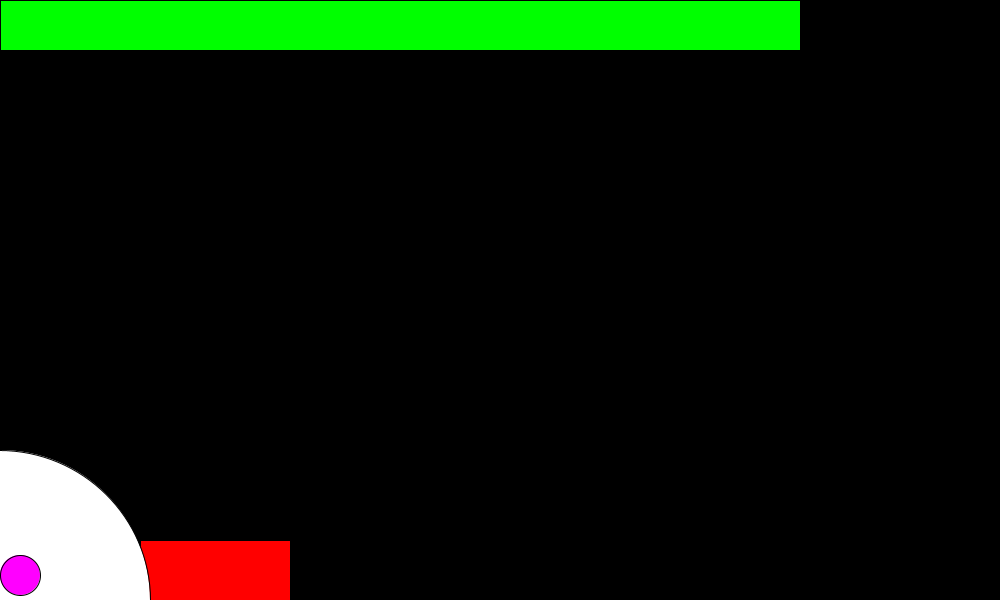
Frame 1 (no input)
Frame 60 (the mouse pressed at the canvas centre just before this capture): identical to frame 1, image omitted
Frame 120 (the mouse held since frame 60 and released just before this capture): identical to frame 1, image omitted

The Processing sketch that drew this single still picture (run headless with seeded random() and noise(); from frame 60 on, the mouse is pressed at the canvas centre):

// Processing sketch: powerBar
// ── powerBar.pde
PShape cannon;
PShape powerBar;
float powerPos;
float rotator = 0;
PVector ballPos;
PVector cannonPos;
float radianValue;
float power = 80;
PVector ballVel;
boolean spacePress = false;
void setup()
{
  size(1000,600);
  cannon = createShape(RECT,20,40,150,75);
  cannon.setFill(color(255,0,0));
  
  powerPos = 0.0f;
  ballPos = new PVector(20,575);
  cannonPos = new PVector(120,500);
  ballVel = new PVector(0,0);
  
}

void draw()
{
  background(0);
  powerBar = createShape(RECT,0,0,width / 100 * power, 50);
  powerBar.setFill(color(0,255,0));
 shape(cannon, cannonPos.x,cannonPos.y);
 shape(powerBar, 0,0);
 
 fill (255);
 arc(0.0,600.0,300.0,300.0,PI + HALF_PI,2 *PI);
 fill (255,0,255);
 ellipse(ballPos.x ,ballPos.y, 40 ,40);
 if (ballPos.y < 600)
 {
   ballPos.x += ballVel.x;
   ballPos.y += ballVel.y;
   if(spacePress)
   {
     ballVel.y += 3;
   }
   if(ballPos.y > 580 )
   {
     ballVel.x = 0;
     ballVel.y = 0;
     ballPos.y = 580;
     spacePress = false; 
   }
   
 }
 
  
 
}

void keyPressed()
{
   switch(keyCode)
   {
     case UP:
     rotator = -(acos(-1.0)/ 180);
     radianValue += rotator;
     cannonPos.x -= 2 * cos(rotator);
     cannonPos.y -= 2 * sin(rotator);
     cannon.rotate(rotator);
     break;
     case DOWN:
     rotator = acos(-1.0)/ 180;
     radianValue += rotator;
     cannonPos.x += 2 * cos(rotator);
     cannonPos.y += 2 * sin(rotator);
     cannon.rotate(rotator);
     break;
     case LEFT:
     power--;
     break;
     case RIGHT:
     power++;
     break;
   }
   if(key == ' ')
   {
     spacePress = true;
     ballVel.x += power * 0.5 * cos(radianValue);
     ballVel.y += power * 0.5 * sin(radianValue) + 0.98;
   }
}
